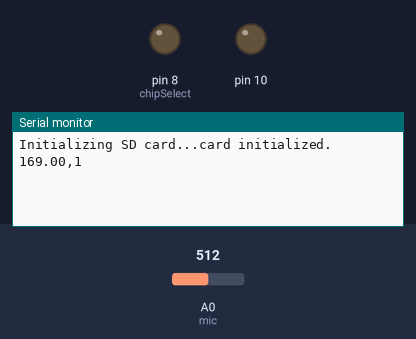
The sketch below on a simulated Arduino Uno, built with avr-gcc and run on an emulated ATmega328P. Shown: output pins drawn as LEDs (lit = HIGH), the last lines printed to the serial monitor. Inputs (shaded band) come from the test bench; at power-on: A0 (mic) = 512. Storage starts empty.

Above: at 1.2 s.
1.3 s: A0 (mic) set to 792
At 2.7 s:
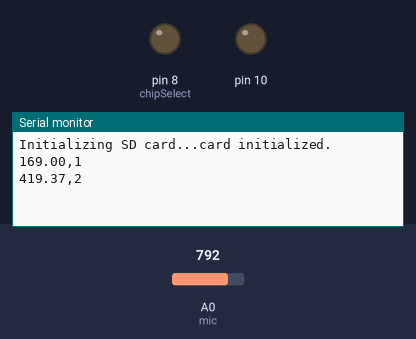
2.8 s: A0 (mic) set to 819
At 4.8 s:
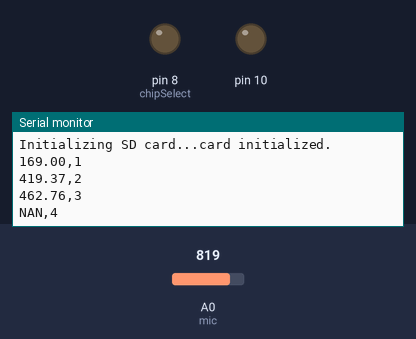
Timing chart, 0 to 6.3 s (numbered marks = the images above; inputs shaded):
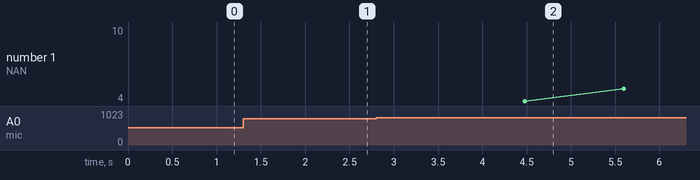

The sketch:

sound_sensor_p1.ino
```cpp
#include <SD.h>

#define mic A0

const int silent = 343;
const int samples = 10000;
const int chipSelect = 8;

int led = 13;
int volume;
float runavg = 0;
long newSample;
long myIndex = 0;
char sound[10];


void setup() {
  Serial.begin(9600); // For debugging

  Serial.print("Initializing SD card...");
  pinMode(chipSelect, OUTPUT);
  pinMode(10, OUTPUT);
  if (!SD.begin(chipSelect)) {
    Serial.println("Card failed, or not present");
    // don't do anything more:
    return;
  }
  Serial.println("card initialized.");

}

void loop() {
  long sumofsamples = 0;
  String dataString = "";

  for (int i=0; i<samples; i++){
    volume = analogRead(mic); // Should read about 1.65V or 340(ish)
    newSample = volume - silent;
    newSample *= newSample;
    sumofsamples += newSample;
  }

  myIndex++;
  runavg = sqrt(sumofsamples/samples);
  dtostrf(runavg, 1, 2, sound);

  dataString += String(sound);
  dataString += ",";
  dataString += myIndex;
  dataString += "\n";

  File dataFile = SD.open("datalog.csv", FILE_WRITE);

  // if the file is available, write to it:
  if (dataFile) {
    dataFile.println(dataString);
    dataFile.close();
    // print to the serial port too:
    Serial.println(dataString);
  }
  // if the file isn't open, pop up an error:
  else {
    Serial.println("error opening datalog.txt");
  }

}
```

Measured:
- the behaviour switches between 806 and 807 on A0 (mic) (found by bisection; images 1 and 2)
- after the input at 1.3 s, the serial monitor: prints a new line after 0.95 s (image 1)
- after the input at 2.8 s, the serial monitor: prints a new line after 0.57 s (image 2)
